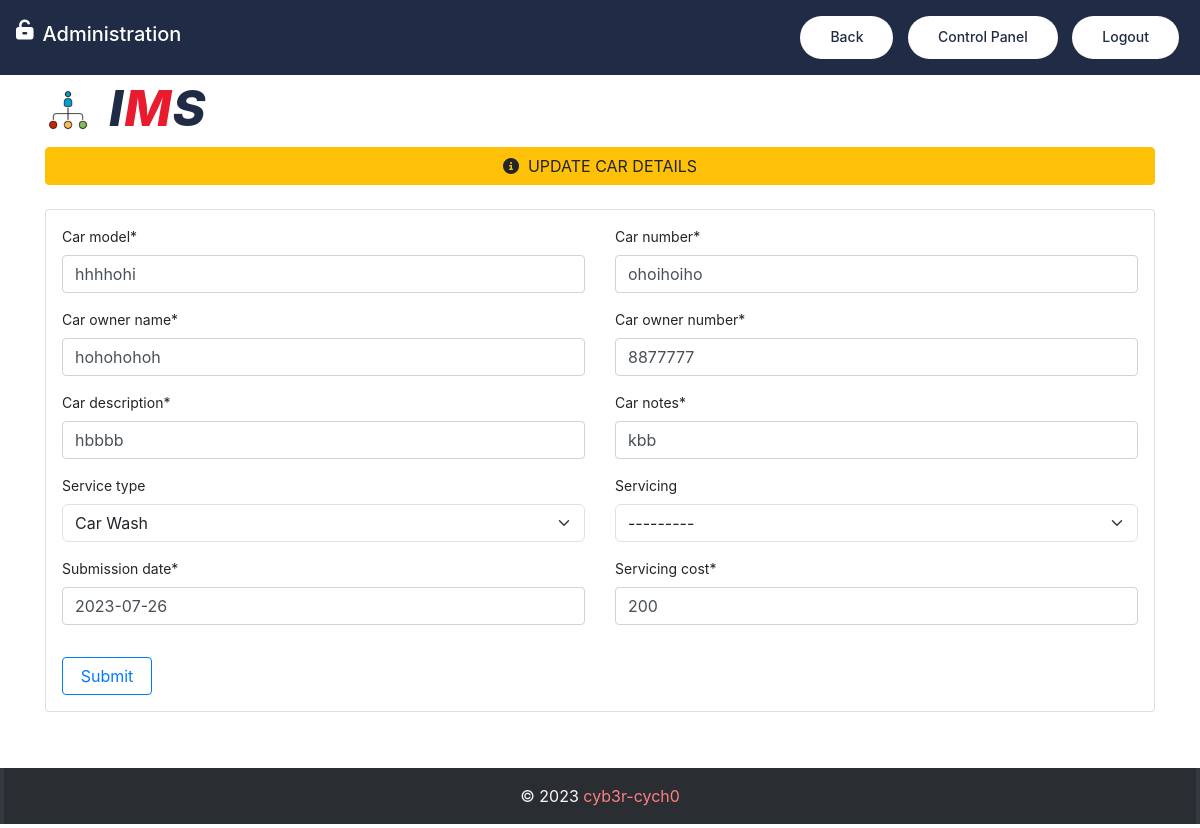
Page /update/1/ (signed in) on the committed database.
### carapp/models.py (models this page shows, shortened)
class Car(models.Model):
    SERVICE_CHOICES = [('Car Wash', 'Car Wash'), ('Car Service', 'Car Service')]
    ADDITIONAL_SERVICES = [('Polishing', 'Polishing'), ('Buffing', 'Buffing'), ('Engine Wash', 'Engine Wash'), ('Under Wash', 'Under Wash')]
    car_model = models.CharField(max_length=100)
    car_number = models.CharField(max_length=30)
    car_notes = models.TextField()
    car_description = models.CharField(max_length=100)
    car_owner_name = models.CharField(max_length=100)
    car_owner_number = models.IntegerField()
    service_type = models.CharField(choices=SERVICE_CHOICES, max_length=15, blank=True, default='Car Wash')
    submission_date = models.DateField(default=dateutil.utils.today())
    servicing = models.CharField(choices=ADDITIONAL_SERVICES, max_length=15, blank=True)
    servicing_cost = models.IntegerField(unique=False, null=True)

### carapp/views.py (the view, shortened to what this page needs)
# urls.py: path('update/<id>/', views.update, name='update'),
@login_required(login_url='login')
@cache_control(no_cache=True, must_revalidate=True, no_store=True)
def update(request, id):
    is_superuser = request.user.is_superuser
    if is_superuser:
        listing = Car.objects.get(id=id)
        form = CarForm(instance=listing)
        context = {
            'form': form
        }
        return render(request, 'carwash/update.html', context)
    else:
        return redirect('/car_wash')

### carapp/templates/carwash/update.html (shortened to what this page needs)
{% extends 'base.html' %}
{% load crispy_forms_tags %}
{% load static %}
{% block nav-content %}
    <i class="fa-solid fa-unlock-keyhole ml-2 mb-3" style="color: #fff; font-size: 20px"></i>   &nbsp;&nbsp; <h2 style="color: #fff; font-size: 20px">Administration</h2>
{% endblock %}
{% block topbar %}
<div class="top-bar mt-4 pt-5">
        <div class="container mt-5">
            <div class="row align-items-center">
                <div class="col-lg-4 col-md-12">
                    <div class="logo">
                        <img src="{% static 'img/icon.ico' %}" alt="Logo">
                        <h1><span>I</span>M<span>S</span></h1>
                    </div>
                </div>
            </div>
        </div>
    </div>
{% endblock %}
{% block nav-btn %}
    <a class="btn btn-custom" id="btn-nav-view" href="{% url 'view_more' %}">Back</a>
    <a class="btn btn-custom" id="btn-nav-back" href="{% url 'backend' %}" >Control Panel</a>
    <a class="btn btn-custom" id="btn-nav" data-bs-toggle="modal" data-bs-target="#logout">Logout</a>
{% endblock %}
{% block footer %} style="color: #ff7f7f;" {% endblock %}
{% block content %}
 <br>
    <div class="container mt-2 mb-5 pb-2"  style="width: 95%; font-size: 14px">
        <button class="btn btn-warning w-100 mt-3 mb-3 no-pointer">
            <i class="fa-solid fa-info-circle"></i>&nbsp;&nbsp;UPDATE CAR DETAILS
        </button>
        <form method="POST" class="card p-3 mt-2" autocomplete="off">
            <div class="row">
                <div class="col-6">
                    {{ form.car_model|as_crispy_field }}
                </div>
                <div class="col-6">
                    {{ form.car_number|as_crispy_field }}
                </div>
                <div class="col-6">
                    {{ form.car_owner_name|as_crispy_field }}
                </div>
                <div class="col-6">
                    {{ form.car_owner_number|as_crispy_field }}
                </div>
                <div class="col-6">
                    {{ form.car_description|as_crispy_field }}
                </div>
                <div class="col-6">
                    {{ form.car_notes|as_crispy_field }}
                </div>
                <div class="col-6">
                    {{ form.service_type|as_crispy_field }}
                </div>
                <div class="col-6">
                    {{ form.servicing|as_crispy_field }}
                </div>
                <div class="col-6">
                    {{ form.submission_date|as_crispy_field }}
                </div>
                <div class="col-6">
                    {{ form.servicing_cost|as_crispy_field }}
                </div>
            </div>
            <button type="submit" class="btn btn-outline-primary mt-3" style="width: 90px;">Submit</button>
        </form>
    </div>
{% endblock content %}

### carapp/static/css/style.css (style rules this page uses)
body { color: #444444; font-weight: 400; background: #ffffff; font-family: 'Barlow', sans-serif; }
h1, h2, h3, h4, h5, h6 { color: #; }
a { color: #FF00FF; transition: .3s; }
.btn.btn-custom { padding: 10px 30px 12px 30px; margin: 0 5px 0 5px; text-align: center; font-size: 14px; font-weight: 500; color: #ffffff; background: #E81C2E; border: none; border-radius: 60px; box-shadow: inset 0 0 0 0 #202C45; transition: ease-out 0.5s; -webkit-transition: ease-out 0.5s; -moz-transition: ease-out 0.5s; }
.top-bar { position: relative; height: 75px; display: flex; align-items: center; background: #ffffff; }
.top-bar .logo { text-align: left; overflow: hidden; }
.top-bar .logo h1 { margin: -4px 0 0 0; color: #E81C2E; font-size: 50px; line-height: 50px; font-weight: 800; letter-spacing: 1px; font-style: italic; align-items center; padding-left: 4rem; }
.top-bar .logo h1 span { color: #202C45; }
.top-bar .logo img { max-width: 60%; max-height: 46px; position: absolute; }
.nav-bar .btn.btn-custom { color: #202C45; background: #ffffff; box-shadow: inset 0 0 0 0 #E81C2E; }

### rows in the picture
Car: car_model "hhhhohi", car_number "ohoihoiho", car_owner_name "hohohohoh", car_owner_number "8877777", car_description "hbbbb", car_notes "kbb", service_type "Car Wash", servicing "---------", submission_date "2023-07-26", servicing_cost "200"
